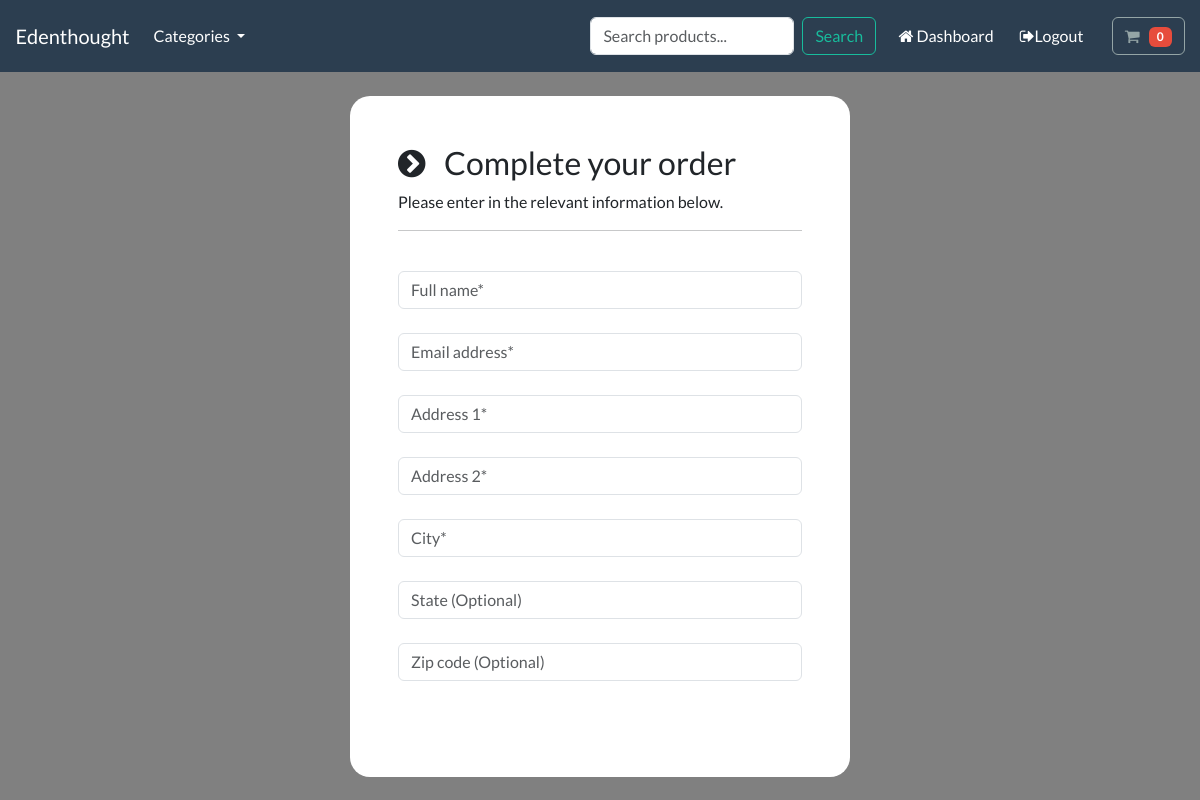
The page /payment/checkout/ (signed in) on the database as committed earlier.
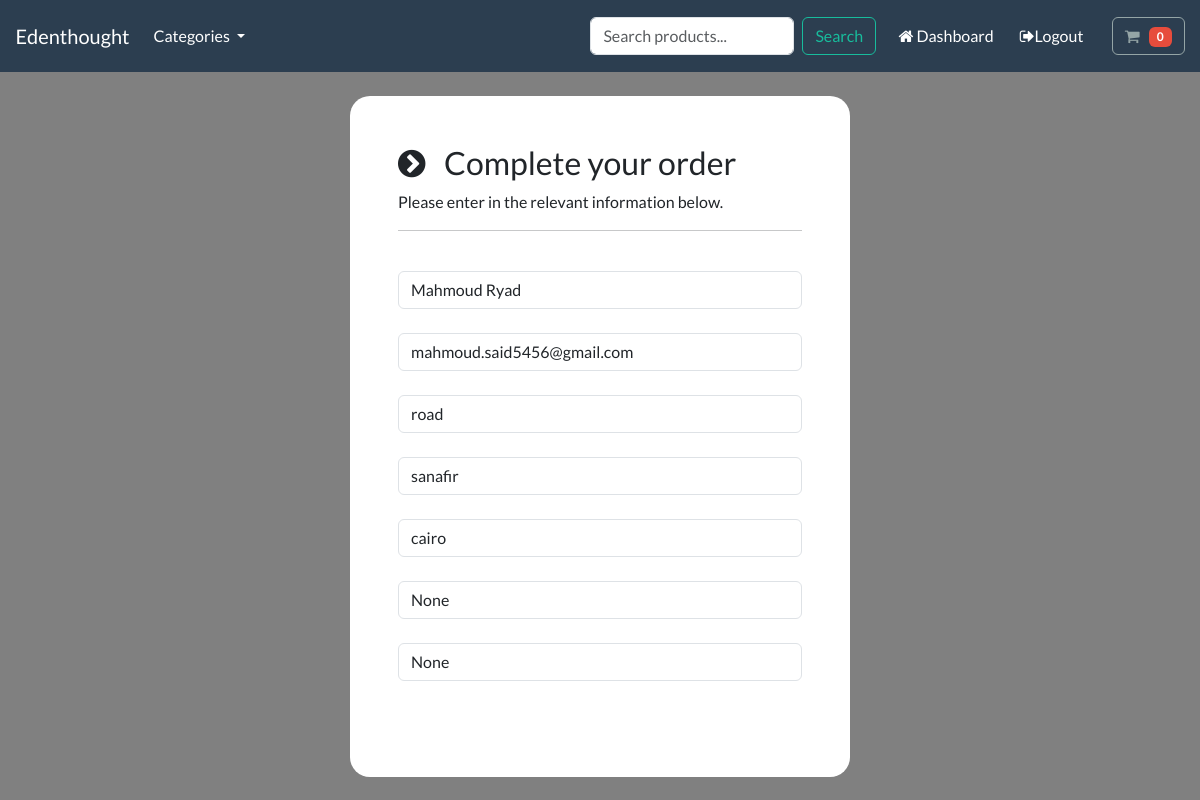
The same page on the database as committed later.
### payment/models.py (models this page shows, shortened)
class ShippingAddress(models.Model):
    full_name = models.CharField(max_length=100)
    email = models.CharField(max_length=100)
    address1 = models.CharField(max_length=100)
    address2 = models.CharField(max_length=100)
    city = models.CharField(max_length=100)
    state = models.CharField(max_length=100,null=True,blank=True)
    zipcode = models.CharField(max_length=100,null=True,blank=True)
    user = models.ForeignKey(User,on_delete=models.CASCADE,null=True,blank=True)
    class Meta:
        verbose_name_plural = 'Shipping Address'

### payment/views.py (the view)
# urls.py: path('checkout/', views.checkout, name='checkout'),
def checkout(request):
    if request.user.is_authenticated:
        try:
            shipping_address = ShippingAddress.objects.get(user=request.user.id)
            context = {'shipping': shipping_address}
            return render(request, 'payment/checkout.html', context=context)
        except:
            return render(request, 'payment/checkout.html')
    else:
        return render(request, 'payment/checkout.html')

### cart/cart.py (called while the page is built)
    def __len__(self):
        return sum(item['qty'] for item in self.cart.values())

    def get_total(self):
        return sum(float(item['price']) * item['qty'] for item in self.cart.values())

### cart/context_processors.py (called while the page is built)
def cart(request):
    return {'cart': Cart(request)}

### store/models.py (called while the page is built)
    def get_absolute_url(self):
        return reverse('list_category', args=[self.slug])

### store/views.py (called while the page is built)
def categories(request):
    all_categories = Category.objects.all()
    return {"all_categories" : all_categories}

### payment/templates/payment/checkout.html (shortened to what this page needs)
{% include "store/base.html" %}
{% load static %}
{% block content %}
    <body>
        <br>
        <div class="container bg-white shadow-md p-5" style="width:500px; border-radius:20px;">
            <form id="form" onsubmit="event.preventDefault();">
                <div>
                    <h3> <i class="fa fa-chevron-circle-right" aria-hidden="true"></i> &nbsp; Complete your order </h3>
                    <p> Please enter in the relevant information below. </p>
                    <hr>
                    <br>
                    <div class="form-field">
                        <input class="form-control validate" id="name" type="text" placeholder="Full name*" autocomplete="off" value="{{shipping.full_name}}" required>
                    </div>
                    <br>
                    <div class="form-field">
                        <input class="form-control validate" id="email" type="email" placeholder="Email address*" autocomplete="off" value="{{shipping.email}}" required>
                    </div>
                    <br>
                    <div class="form-field">
                        <input class="form-control validate" id="address1" type="text" placeholder="Address 1*" autocomplete="off" value="{{shipping.address1}}" required>
                    </div>
                    <br>
                    <div class="form-field">
                        <input class="form-control validate" id="address2" type="text" placeholder="Address 2*" autocomplete="off" value="{{shipping.address2}}" required>
                    </div>
                    <br>
                    <div class="form-field">
                        <input class="form-control validate" id="city" type="text" placeholder="City*" autocomplete="off" value="{{shipping.city}}" required>
                    </div>
                    <br>
                    <div class="form-field">
                        <input class="form-control" id="state" type="text" placeholder="State (Optional)" autocomplete="off" value="{{shipping.state}}">
                    </div>
                    <br>
                    <div class="form-field">
                        <input class="form-control" id="zipcode" type="text" placeholder="Zip code (Optional)" autocomplete="off" value="{{shipping.zipcode}}">
                    </div>
                </div>
                <br>
                <br>
            </form>
        </div>
        <br>
    </body>
{% endblock %}

Rows that differ between the two databases and show on the page:
added ShippingAddress: full_name "Mahmoud Ryad", email "mahmoud.said5456@gmail.com", address1 "road", address2 "sanafir", city "cairo", state "None", zipcode "None"
